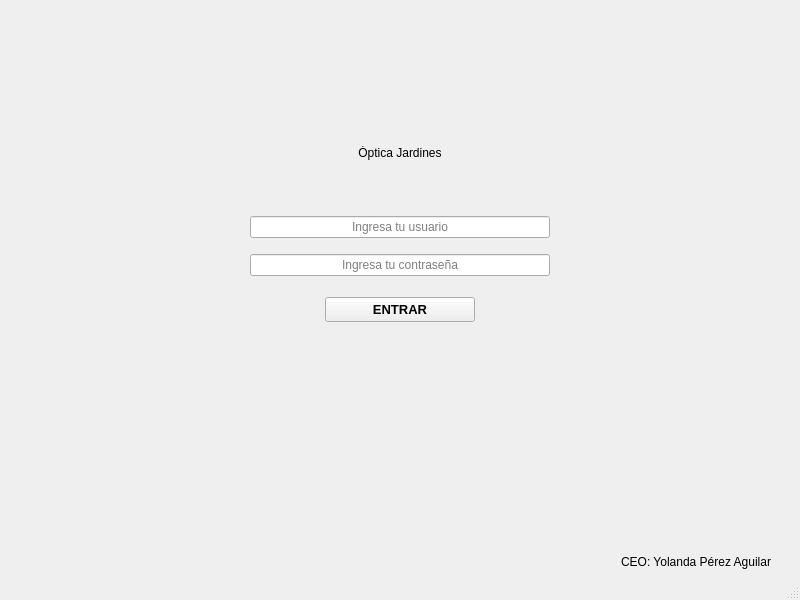
<?xml version="1.0" encoding="UTF-8"?>
<ui version="4.0">
 <class>LOGIN</class>
 <widget class="QMainWindow" name="LOGIN">
  <property name="geometry">
   <rect>
    <x>0</x>
    <y>0</y>
    <width>800</width>
    <height>600</height>
   </rect>
  </property>
  <property name="windowTitle">
   <string>LOGIN</string>
  </property>
  <widget class="QWidget" name="centralwidget">
   <layout class="QVBoxLayout" name="verticalLayout_4">
    <item>
     <layout class="QVBoxLayout" name="verticalLayout_3" stretch="3,0,5,0">
      <property name="topMargin">
       <number>0</number>
      </property>
      <property name="bottomMargin">
       <number>0</number>
      </property>
      <item>
       <spacer name="verticalSpacer_5">
        <property name="orientation">
         <enum>Qt::Orientation::Vertical</enum>
        </property>
        <property name="sizeType">
         <enum>QSizePolicy::Policy::Minimum</enum>
        </property>
        <property name="sizeHint" stdset="0">
         <size>
          <width>20</width>
          <height>20</height>
         </size>
        </property>
       </spacer>
      </item>
      <item>
       <layout class="QGridLayout" name="gridLayout_2">
        <property name="topMargin">
         <number>0</number>
        </property>
        <property name="bottomMargin">
         <number>0</number>
        </property>
        <item row="3" column="0">
         <spacer name="verticalSpacer_6">
          <property name="orientation">
           <enum>Qt::Orientation::Vertical</enum>
          </property>
          <property name="sizeType">
           <enum>QSizePolicy::Policy::Fixed</enum>
          </property>
          <property name="sizeHint" stdset="0">
           <size>
            <width>20</width>
            <height>15</height>
           </size>
          </property>
         </spacer>
        </item>
        <item row="5" column="0">
         <layout class="QHBoxLayout" name="horizontalLayout">
          <item>
           <widget class="QPushButton" name="ENTRAR">
            <property name="sizePolicy">
             <sizepolicy hsizetype="Minimum" vsizetype="Preferred">
              <horstretch>0</horstretch>
              <verstretch>0</verstretch>
             </sizepolicy>
            </property>
            <property name="maximumSize">
             <size>
              <width>150</width>
              <height>30</height>
             </size>
            </property>
            <property name="font">
             <font>
              <family>Arial</family>
              <pointsize>10</pointsize>
              <bold>true</bold>
             </font>
            </property>
            <property name="cursor">
             <cursorShape>PointingHandCursor</cursorShape>
            </property>
            <property name="mouseTracking">
             <bool>true</bool>
            </property>
            <property name="styleSheet">
             <string notr="true">padding: 4px</string>
            </property>
            <property name="text">
             <string>ENTRAR</string>
            </property>
            <property name="iconSize">
             <size>
              <width>10</width>
              <height>16</height>
             </size>
            </property>
            <property name="autoDefault">
             <bool>false</bool>
            </property>
            <property name="default">
             <bool>false</bool>
            </property>
            <property name="flat">
             <bool>false</bool>
            </property>
           </widget>
          </item>
         </layout>
        </item>
        <item row="4" column="0">
         <layout class="QGridLayout" name="gridLayout_5">
          <item row="0" column="2">
           <spacer name="horizontalSpacer">
            <property name="orientation">
             <enum>Qt::Orientation::Horizontal</enum>
            </property>
            <property name="sizeType">
             <enum>QSizePolicy::Policy::Expanding</enum>
            </property>
            <property name="sizeHint" stdset="0">
             <size>
              <width>20</width>
              <height>20</height>
             </size>
            </property>
           </spacer>
          </item>
          <item row="1" column="1">
           <spacer name="verticalSpacer">
            <property name="orientation">
             <enum>Qt::Orientation::Vertical</enum>
            </property>
            <property name="sizeType">
             <enum>QSizePolicy::Policy::Fixed</enum>
            </property>
            <property name="sizeHint" stdset="0">
             <size>
              <width>20</width>
              <height>10</height>
             </size>
            </property>
           </spacer>
          </item>
          <item row="2" column="1">
           <widget class="QLineEdit" name="Contrasena">
            <property name="sizePolicy">
             <sizepolicy hsizetype="Preferred" vsizetype="Fixed">
              <horstretch>30</horstretch>
              <verstretch>10</verstretch>
             </sizepolicy>
            </property>
            <property name="minimumSize">
             <size>
              <width>300</width>
              <height>0</height>
             </size>
            </property>
            <property name="maximumSize">
             <size>
              <width>250</width>
              <height>25</height>
             </size>
            </property>
            <property name="baseSize">
             <size>
              <width>0</width>
              <height>0</height>
             </size>
            </property>
            <property name="echoMode">
             <enum>QLineEdit::EchoMode::Password</enum>
            </property>
            <property name="alignment">
             <set>Qt::AlignmentFlag::AlignCenter</set>
            </property>
            <property name="placeholderText">
             <string notr="true" extracomment="Contraseña">Ingresa tu contraseña</string>
            </property>
           </widget>
          </item>
          <item row="0" column="1">
           <widget class="QLineEdit" name="Usuario">
            <property name="sizePolicy">
             <sizepolicy hsizetype="Preferred" vsizetype="Fixed">
              <horstretch>30</horstretch>
              <verstretch>10</verstretch>
             </sizepolicy>
            </property>
            <property name="minimumSize">
             <size>
              <width>300</width>
              <height>0</height>
             </size>
            </property>
            <property name="maximumSize">
             <size>
              <width>250</width>
              <height>25</height>
             </size>
            </property>
            <property name="baseSize">
             <size>
              <width>0</width>
              <height>0</height>
             </size>
            </property>
            <property name="alignment">
             <set>Qt::AlignmentFlag::AlignCenter</set>
            </property>
            <property name="placeholderText">
             <string notr="true" extracomment="usuario">Ingresa tu usuario</string>
            </property>
           </widget>
          </item>
          <item row="3" column="1">
           <spacer name="verticalSpacer_2">
            <property name="orientation">
             <enum>Qt::Orientation::Vertical</enum>
            </property>
            <property name="sizeType">
             <enum>QSizePolicy::Policy::Fixed</enum>
            </property>
            <property name="sizeHint" stdset="0">
             <size>
              <width>20</width>
              <height>15</height>
             </size>
            </property>
           </spacer>
          </item>
          <item row="0" column="0">
           <spacer name="horizontalSpacer_2">
            <property name="orientation">
             <enum>Qt::Orientation::Horizontal</enum>
            </property>
            <property name="sizeType">
             <enum>QSizePolicy::Policy::Expanding</enum>
            </property>
            <property name="sizeHint" stdset="0">
             <size>
              <width>20</width>
              <height>20</height>
             </size>
            </property>
           </spacer>
          </item>
         </layout>
        </item>
        <item row="1" column="0">
         <spacer name="verticalSpacer_3">
          <property name="orientation">
           <enum>Qt::Orientation::Vertical</enum>
          </property>
          <property name="sizeType">
           <enum>QSizePolicy::Policy::Fixed</enum>
          </property>
          <property name="sizeHint" stdset="0">
           <size>
            <width>20</width>
            <height>15</height>
           </size>
          </property>
         </spacer>
        </item>
        <item row="0" column="0">
         <layout class="QVBoxLayout" name="verticalLayout">
          <item>
           <widget class="QLabel" name="Titulo">
            <property name="text">
             <string>Óptica Jardines</string>
            </property>
            <property name="alignment">
             <set>Qt::AlignmentFlag::AlignCenter</set>
            </property>
           </widget>
          </item>
         </layout>
        </item>
        <item row="2" column="0">
         <layout class="QGridLayout" name="gridLayout_4">
          <item row="1" column="0">
           <widget class="QLabel" name="label">
            <property name="sizePolicy">
             <sizepolicy hsizetype="Fixed" vsizetype="Fixed">
              <horstretch>100</horstretch>
              <verstretch>100</verstretch>
             </sizepolicy>
            </property>
            <property name="maximumSize">
             <size>
              <width>100</width>
              <height>100</height>
             </size>
            </property>
            <property name="text">
             <string/>
            </property>
            <property name="pixmap">
             <pixmap resource="RECURSOS.qrc">:/IMAGENES/IMAGENES/LOGOS/Logo con fondo gris.png</pixmap>
            </property>
            <property name="scaledContents">
             <bool>true</bool>
            </property>
            <property name="alignment">
             <set>Qt::AlignmentFlag::AlignCenter</set>
            </property>
           </widget>
          </item>
         </layout>
        </item>
       </layout>
      </item>
      <item>
       <spacer name="verticalSpacer_4">
        <property name="orientation">
         <enum>Qt::Orientation::Vertical</enum>
        </property>
        <property name="sizeType">
         <enum>QSizePolicy::Policy::Minimum</enum>
        </property>
        <property name="sizeHint" stdset="0">
         <size>
          <width>20</width>
          <height>40</height>
         </size>
        </property>
       </spacer>
      </item>
      <item>
       <layout class="QVBoxLayout" name="verticalLayout_2">
        <property name="topMargin">
         <number>0</number>
        </property>
        <item>
         <widget class="QLabel" name="CEO">
          <property name="maximumSize">
           <size>
            <width>16777215</width>
            <height>15</height>
           </size>
          </property>
          <property name="text">
           <string>CEO: Yolanda Pérez Aguilar      </string>
          </property>
          <property name="alignment">
           <set>Qt::AlignmentFlag::AlignBottom|Qt::AlignmentFlag::AlignRight|Qt::AlignmentFlag::AlignTrailing</set>
          </property>
         </widget>
        </item>
       </layout>
      </item>
     </layout>
    </item>
   </layout>
  </widget>
  <widget class="QMenuBar" name="menubar">
   <property name="geometry">
    <rect>
     <x>0</x>
     <y>0</y>
     <width>800</width>
     <height>22</height>
    </rect>
   </property>
  </widget>
  <widget class="QStatusBar" name="statusbar"/>
 </widget>
 <tabstops>
  <tabstop>Usuario</tabstop>
  <tabstop>Contrasena</tabstop>
  <tabstop>ENTRAR</tabstop>
 </tabstops>
 <resources>
  <include location="RECURSOS.qrc"/>
 </resources>
 <connections/>
</ui>
